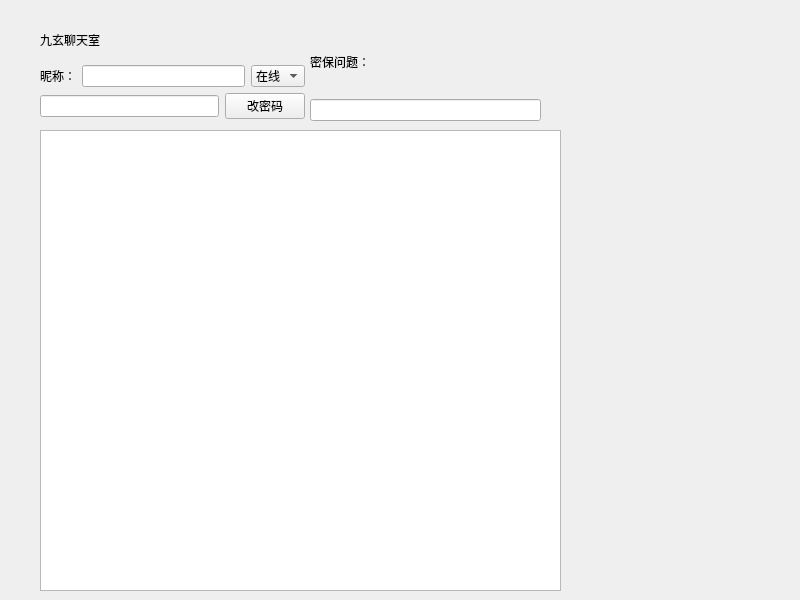
<?xml version="1.0" encoding="UTF-8"?>
<ui version="4.0">
 <class>UserHome</class>
 <widget class="QWidget" name="UserHome">
  <property name="enabled">
   <bool>true</bool>
  </property>
  <property name="geometry">
   <rect>
    <x>0</x>
    <y>0</y>
    <width>800</width>
    <height>600</height>
   </rect>
  </property>
  <property name="font">
   <font>
    <kerning>true</kerning>
   </font>
  </property>
  <property name="windowTitle">
   <string>Form</string>
  </property>
  <widget class="QWidget" name="horizontalLayoutWidget">
   <property name="geometry">
    <rect>
     <x>40</x>
     <y>130</y>
     <width>521</width>
     <height>461</height>
    </rect>
   </property>
   <layout class="QHBoxLayout" name="horizontalLayout_2">
    <item>
     <widget class="QTableView" name="show_ListInfo"/>
    </item>
   </layout>
  </widget>
  <widget class="QWidget" name="layoutWidget">
   <property name="geometry">
    <rect>
     <x>40</x>
     <y>20</y>
     <width>265</width>
     <height>99</height>
    </rect>
   </property>
   <layout class="QVBoxLayout" name="verticalLayout">
    <item>
     <widget class="QLabel" name="jiuxuanliaotianshi">
      <property name="text">
       <string>九玄聊天室</string>
      </property>
     </widget>
    </item>
    <item>
     <layout class="QHBoxLayout" name="horizontalLayout">
      <item>
       <widget class="QLabel" name="label">
        <property name="text">
         <string>昵称：</string>
        </property>
       </widget>
      </item>
      <item>
       <widget class="QLineEdit" name="show_myname">
        <property name="enabled">
         <bool>true</bool>
        </property>
        <property name="maximumSize">
         <size>
          <width>888888</width>
          <height>16777215</height>
         </size>
        </property>
       </widget>
      </item>
      <item>
       <widget class="QComboBox" name="comboBox">
        <item>
         <property name="text">
          <string>在线</string>
         </property>
        </item>
        <item>
         <property name="text">
          <string>隐身</string>
         </property>
        </item>
       </widget>
      </item>
     </layout>
    </item>
    <item>
     <layout class="QVBoxLayout" name="verticalLayout_2">
      <item>
       <layout class="QHBoxLayout" name="updatapassword">
        <item>
         <widget class="QLineEdit" name="newpswText"/>
        </item>
        <item>
         <widget class="QPushButton" name="updatapsw">
          <property name="text">
           <string>改密码</string>
          </property>
         </widget>
        </item>
       </layout>
      </item>
     </layout>
    </item>
   </layout>
  </widget>
  <widget class="QWidget" name="">
   <property name="geometry">
    <rect>
     <x>310</x>
     <y>30</y>
     <width>231</width>
     <height>91</height>
    </rect>
   </property>
   <layout class="QVBoxLayout" name="mibaoLayout">
    <item>
     <widget class="QLabel" name="mibaowentiLabel">
      <property name="text">
       <string>密保问题：</string>
      </property>
     </widget>
    </item>
    <item>
     <widget class="QLineEdit" name="inputmbda"/>
    </item>
   </layout>
  </widget>
 </widget>
 <resources/>
 <connections/>
</ui>
